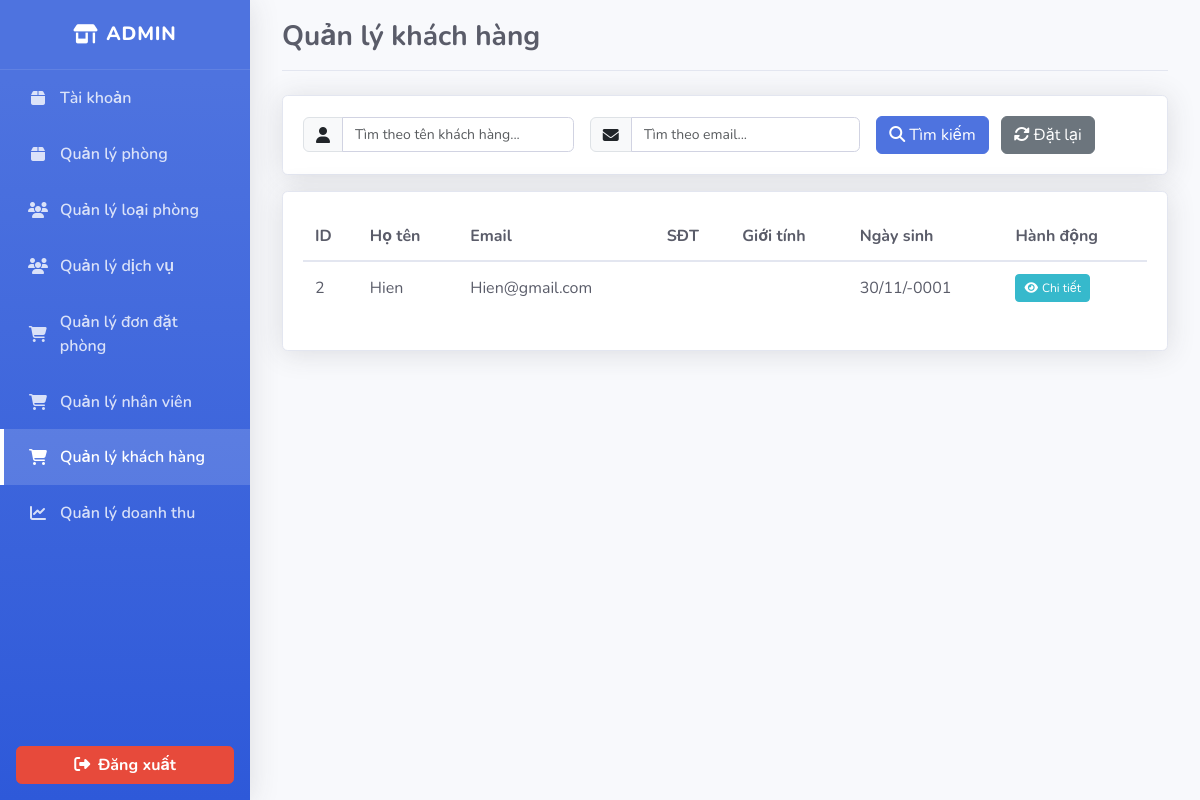
Screenshot of /admin.php?tab=customers (signed in) with the database file from the repository.
### tables this page shows
CREATE TABLE users (
    id INT AUTO_INCREMENT PRIMARY KEY,
    cccd VARCHAR(12) UNIQUE,
    username VARCHAR(50) NOT NULL,
    password VARCHAR(255) NOT NULL,
    email VARCHAR(100) NOT NULL,
    phone VARCHAR(15),
    address TEXT,
    gender ENUM('Male', 'Female', 'Other'),
    birthdate DATE NOT NULL,
    avatar VARCHAR(255),
    role ENUM ('Customer', 'Employee', 'Admin', 'Sponsor'),
    created_at TIMESTAMP DEFAULT CURRENT_TIMESTAMP
);

### admin.php (the view, shortened to what this page needs)
<?php
include('config/db.php');
$active_tab = isset($_GET['tab']) ? $_GET['tab'] : 'account';
?>
<!DOCTYPE html>
<html lang="en">
<head>
    <link rel="stylesheet" href="assets/css/bootstrap.min.css">
    <link rel="stylesheet" href="assets/css/Info.css">
</head>
<body>
    <div class="d-flex">
        <div class="sidebar" id="sidebar">
            <div class="sidebar-brand">
                <i class="fas fa-store-alt me-2"></i>
                <span>Admin</span>
            </div>
            <div class="list-group">
                <a href="#manage-account" class="list-group-item list-group-item-action <?php echo ($active_tab == 'account') ? 'active' : ''; ?>" data-bs-toggle="list">
                    <i class="fas fa-box"></i>
                    <span>Tài khoản</span>
                </a>
                <a href="#manage-rooms" class="list-group-item list-group-item-action <?php echo ($active_tab == 'rooms') ? 'active' : ''; ?>" data-bs-toggle="list">
                    <i class="fas fa-box"></i>
                    <span>Quản lý phòng</span>
                </a>
                <a href="#manage-types" class="list-group-item list-group-item-action <?php echo ($active_tab == 'room_types') ? 'active' : ''; ?>" data-bs-toggle="list">
                    <i class="fas fa-users"></i>
                    <span>Quản lý loại phòng</span>
                </a>
                <a href="#manage-services" class="list-group-item list-group-item-action <?php echo ($active_tab == 'services') ? 'active' : ''; ?>" data-bs-toggle="list">
                    <i class="fas fa-users"></i>
                    <span>Quản lý dịch vụ</span>
                </a>
                <a href="#manage-contacts" class="list-group-item list-group-item-action <?php echo ($active_tab == 'contacts') ? 'active' : ''; ?>" data-bs-toggle="list">
                    <i class="fas fa-shopping-cart"></i>
                    <span>Quản lý đơn đặt phòng</span>
                </a>
                <a href="#manage-employees" class="list-group-item list-group-item-action <?php echo ($active_tab == 'employees') ? 'active' : ''; ?>" data-bs-toggle="list">
                    <i class="fas fa-shopping-cart"></i>
                    <span>Quản lý nhân viên</span>
                </a>
                <a href="#manage-customers" class="list-group-item list-group-item-action <?php echo ($active_tab == 'customers') ? 'active' : ''; ?>" data-bs-toggle="list">
                    <i class="fas fa-shopping-cart"></i>
                    <span>Quản lý khách hàng</span>
                </a>
                <a href="#manage-revenue" class="list-group-item list-group-item-action <?php echo ($active_tab == 'revenue') ? 'active' : ''; ?>" data-bs-toggle="list">
                    <i class="fas fa-chart-line"></i>
                    <span>Quản lý doanh thu</span>
                </a>
            </div>
            <div class="mt-auto d-flex justify-content-center"><a href='#' class="btn logout-btn w-100" data-bs-toggle='modal' data-bs-target='#confirmlogout'>
                    <i class="fas fa-sign-out-alt me-2"></i>Đăng xuất
                </a></div>
        </div>
        <div class="content-wrapper">
            <div class="container-fluid mx-auto" style="max-width: 1200px;">
                <div class="tab-content">
                    <div class="tab-pane fade <?php echo ($active_tab == 'customers') ? 'show active' : ''; ?>" id="manage-customers">
                        <div class="page-header">
                            <h3>Quản lý khách hàng</h3>
                        </div>
                        <div class="card mb-3">
                            <div class="card-body">
                                <form action="" method="GET" class="row g-3 align-items-center">
                                    <div class="col-md-4">
                                        <div class="input-group">
                                            <span class="input-group-text"><i class="fas fa-user"></i></span>
                                            <input type="text" class="form-control" name="customer_name" placeholder="Tìm theo tên khách hàng..." value="<?php echo isset($_GET['customer_name']) ? htmlspecialchars($_GET['customer_name']) : ''; ?>">
                                        </div>
                                    </div>
                                    <div class="col-md-4">
                                        <div class="input-group">
                                            <span class="input-group-text"><i class="fas fa-envelope"></i></span>
                                            <input type="text" class="form-control" name="customer_email" placeholder="Tìm theo email..." value="<?php echo isset($_GET['customer_email']) ? htmlspecialchars($_GET['customer_email']) : ''; ?>">
                                        </div>
                                    </div>
                                    <div class="col-md-4">
                                        <button type="submit" class="btn btn-primary-dashboard me-2">
                                            <i class="fas fa-search me-1"></i>Tìm kiếm
                                        </button>
                                        <a href="admin.php?tab=customers" class="btn btn-secondary">
                                            <i class="fas fa-sync-alt me-1"></i>Đặt lại
                                        </a>
                                    </div>
                                </form>
                            </div>
                        </div>
                        <div class="card">
                            <div class="card-body">
                                <div class="table-responsive">
                                    <table class="dashboard-table">
                                        <thead>
                                            <tr>
                                                <th>ID</th>
                                                <th>Họ tên</th>
                                                <th>Email</th>
                                                <th>SĐT</th>
                                                <th>Giới tính</th>
                                                <th>Ngày sinh</th>
                                                <th>Hành động</th>
                                            </tr>
                                        </thead>
                                        <tbody>
                                            <?php
                                            $query = "SELECT id, username, email, phone, gender, birthdate FROM users WHERE role = 'Customer'";
                                            $query .= " ORDER BY created_at DESC";
                                            $stmt = $conn->prepare($query);
                                            $stmt->execute();
                                            $result = $stmt->get_result();
                                            while ($customer = $result->fetch_assoc()) {
                                                echo "<tr>";
                                                echo "<td>" . htmlspecialchars($customer['id']) . "</td>";
                                                echo "<td>" . htmlspecialchars($customer['username']) . "</td>";
                                                echo "<td>" . htmlspecialchars($customer['email']) . "</td>";
                                                echo "<td>" . htmlspecialchars($customer['phone']) . "</td>";
                                                echo "<td>" . htmlspecialchars($customer['gender']) . "</td>";
                                                echo "<td>" . htmlspecialchars(date('d/m/Y', strtotime($customer['birthdate']))) . "</td>";
                                                echo "<td>
                                    <a href='customer_details.php?id={$customer['id']}' class='btn btn-info-dashboard btn-sm'>
                                        <i class='fas fa-eye me-1'></i>Chi tiết
                                    </a>
                                  </td>";
                                                echo "</tr>";
                                            }
                                            ?>
                                        </tbody>
                                    </table>
                                </div>
                            </div>
                        </div>
                    </div>
</body>
</html>

### assets/css/Info.css (style rules this page uses)
:root { --primary-color: #4e73df; --primary-hover: #2e59d9; --secondary-color: #858796; --success-color: #1cc88a; --info-color: #36b9cc; --warning-color: #f6c23e; --danger-color: #e74a3b; --light-color: #f8f9fc; --dark-color: #5a5c69; --body-bg: #f8f9fc; --card-border: #e3e6f0; --sidebar-dark: #3a3b45; }
body { font-family: 'Nunito', -apple-system, BlinkMacSystemFont, 'Segoe UI', Roboto, 'Helvetica Neue', Arial, sans-serif; background-color: var(--body-bg); color: var(--dark-color); }
.sidebar { min-height: 100vh; background: linear-gradient(180deg, var(--primary-color) 10%, var(--primary-hover) 100%); box-shadow: 0 0.15rem 1.75rem 0 rgba(58, 59, 69, 0.15); position: fixed; z-index: 1; width: 250px; transition: width 0.3s; display: flex; flex-direction: column; height: 100vh; }
.sidebar-brand { height: 4.375rem; display: flex; align-items: center; justify-content: center; color: white; font-size: 1.2rem; font-weight: 800; padding: 1.5rem 1rem; text-transform: uppercase; letter-spacing: 0.05rem; border-bottom: 1px solid rgba(255, 255, 255, 0.1); }
.sidebar .list-group { border-radius: 0; }
.sidebar .list-group-item { border: none; color: rgba(255, 255, 255, 0.8); padding: 1rem 1.5rem; border-left: 4px solid transparent; background-color: transparent; transition: all 0.2s; font-weight: 600; display: flex; align-items: center; }
.sidebar .list-group-item i { margin-right: 0.75rem; width: 1.25rem; text-align: center; }
.sidebar .list-group-item.active { color: white; background-color: rgba(255, 255, 255, 0.15); border-left-color: white; }
.sidebar .logout-btn { border-radius: 0.35rem; background-color: var(--danger-color); border-color: var(--danger-color); color: white; font-weight: 700; margin: 1rem; transition: all 0.2s; }
.content-wrapper { margin-left: 250px; padding: 1.5rem; }
.page-header { display: flex; justify-content: space-between; align-items: center; margin-bottom: 1.5rem; padding-bottom: 1rem; border-bottom: 1px solid var(--card-border); }
.page-header h3 { font-weight: 700; color: var(--dark-color); margin: 0; }
.card { position: relative; display: flex; flex-direction: column; min-width: 0; word-wrap: break-word; background-color: #fff; background-clip: border-box; border: 1px solid var(--card-border); border-radius: 0.35rem; box-shadow: 0 0.15rem 1.75rem 0 rgba(58, 59, 69, 0.15); margin-bottom: 1.5rem; }
.card-body { flex: 1 1 auto; min-height: 1px; padding: 1.25rem; }
.table-responsive { display: block; width: 100%; overflow-x: auto; -webkit-overflow-scrolling: touch; }
.dashboard-table { width: 100%; margin-bottom: 1rem; color: var(--dark-color); border-collapse: collapse; }
.dashboard-table th { vertical-align: bottom; padding: 0.75rem; border-bottom: 2px solid var(--card-border); font-weight: 700; text-align: left; white-space: nowrap; }
.btn-primary-dashboard { color: #fff; background-color: var(--primary-color); border-color: var(--primary-color); }
.btn-info-dashboard { color: #fff; background-color: var(--info-color); border-color: var(--info-color); }
.btn-sm { padding: 0.25rem 0.5rem; font-size: 0.75rem; }
.form-control { display: block; width: 100%; height: calc(1.5em + 0.75rem + 2px); padding: 0.375rem 0.75rem; font-size: 0.875rem; font-weight: 400; line-height: 1.5; color: var(--dark-color); background-color: #fff; background-clip: padding-box; border: 1px solid #d1d3e2; border-radius: 0.35rem; transition: border-color 0.15s ease-in-out, box-shadow 0.15s ease-in-out; }
.content-wrapper { display: flex; justify-content: center; width: 100%; padding: 20px; }
.container-fluid { max-width: 1200px; width: 100%; }

### rows the page displays
users: id "2", username "Hien", email "Hien@gmail.com", birthdate "30/11/-0001"
